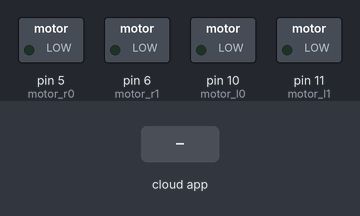
The sketch below on a simulated Arduino Uno, built with avr-gcc and run on an emulated ATmega328P. On the bench: switched loads named in the sketch (green lamp = pin HIGH). The inputs (shaded band) are chosen by the test bench. The ROS host is connected and sends only what is stated.

Above: at 1.2 s.
1.3 s: the phone or cloud app sets linear.x to -100
At 2.5 s:
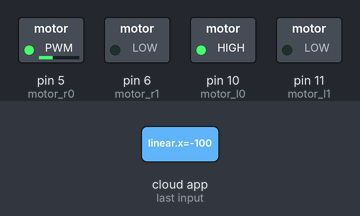
2.8 s: the phone or cloud app sets linear.x to 100
At 3.7 s:
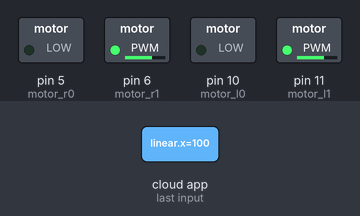
Timing chart, 0 to 5.8 s (numbered marks = the images above; inputs shaded):
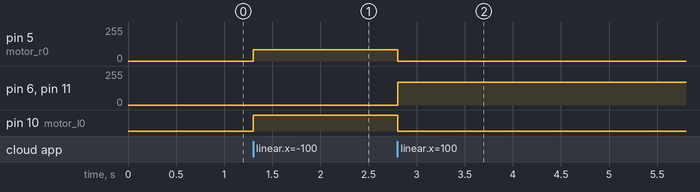

Measured:
- after the input at 1.3 s, pin 5 (motor_r0): 0/255 → 86/255 at once; pin 10 (motor_l0): LOW → HIGH at once
- after the input at 2.8 s, pin 5 (motor_r0): 86/255 → 0/255 at once; pin 6 (motor_r1), pin 11 (motor_l1): 0/255 → 170/255 at once; pin 10 (motor_l0): HIGH → LOW at once

The sketch:

sketch_feb08d_rosArd.ino
```cpp
#include <ros.h>
#include <geometry_msgs/Twist.h>

ros::NodeHandle  nh;

/////important parameters
int motor_l0 = 10;
int motor_l1 = 11;
int motor_r0 = 5;
int motor_r1 = 6;

//%gain calculated to
//%gain = 0.644;
float gain = 0.644;
float trim = 0;

//Measured Parameters
float Pi = 3.14 ;
float L = 0.09 ;  //%(in m)
float R = 0.041 ;
float D = 2* R;

int rpm_limit = 100;//means at v = 1 motor will run at 100rpm and not 150 rpm
int limit = rpm_limit * 1.7; //analog limit corresponds to 100 rpm (1.7 =(255/150)--> 150rpm comes from 255 analog value)

float Wr,Wl,Nr,Nl,V,W,Fr_limited,Fl_limited,Fr,Fl;


void messageCb(const geometry_msgs::Twist& msg)
{
   V = msg.linear.x;
   W = msg.angular.z;


  if(V < -1 || V >1)
    Serial.println( "input Velocity between -1 and 1" );

   //gain and trim parameters to be tuned for dc motors;
   Wr = ((gain + trim) * (V + 0.5 * W * L))/ R ;  //%angular velocity right(rad/s);
   Wl = ((gain - trim) * (V - 0.5 * W * L))/ R ;  //%angular velocity left(rad/s);

   //converting from rad/s to rpm
   Nr = Wr * 9.5493;
   Nl = Wl * 9.5493;

   //limiting rpm to 100
   Fr = (Nr/100.0)*limit;
   Fl = (Nl/100.0)*limit;

   //limiting voltage to 170 even if Fr goes above 100 corresponding to 100 rpm
   int Fr_limited = max(min(Fr, limit), -limit);
   int Fl_limited = max(min(Fl, limit), -limit);

   //if velocity neg reverse the direction;
   if(V < 0){
     analogWrite(motor_l0,Fl_limited);
     analogWrite(motor_r0,Fr_limited);
     analogWrite(motor_l1,0);
     analogWrite(motor_r1,0);

   }else{
    analogWrite(motor_l1,Fl_limited);
    analogWrite(motor_r1,Fr_limited);
    analogWrite(motor_l0,0);
    analogWrite(motor_r0,0); }

}

//subscriber topic
ros::Subscriber<geometry_msgs::Twist> sub("cmd_vel", &messageCb );

void setup()
{
  //sets every pin to output
  pinMode(motor_l0, OUTPUT);
  pinMode(motor_l1, OUTPUT);
  pinMode(motor_r0, OUTPUT);
  pinMode(motor_r1, OUTPUT);

  nh.initNode();
  nh.subscribe(sub);

}

void loop()
{
  nh.spinOnce();
  delay(1);
}
```
